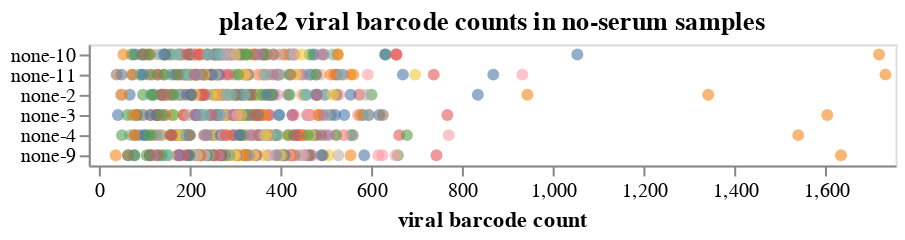

The cell this chart's notebook holds for it:
### Markdown cell above
Compute and plot the no-serum sample viral barcode counts and check if they pass the QC filters.

### Code cell
no_serum_counts = (
    counts.query("serum == 'none'")
    .query("not neut_standard")
    .merge(neut_standard_counts, validate="many_to_one")[
        ["barcode", "strain", "well", "sample_noplate", "count", "neut_standard_count"]
    ]
)

strains = sorted(no_serum_counts["strain"].unique())
strain_selection_dropdown = alt.selection_point(
    fields=["strain"],
    bind=alt.binding_select(
        options=[None] + strains, labels=["all"] + strains, name="virus strain",
    ),
)

# make chart
no_serum_counts_chart = (
    alt.Chart(no_serum_counts)
    .add_params(barcode_selection, strain_selection_dropdown)
    .transform_filter(strain_selection_dropdown)
    .encode(
        alt.X(
            "count", title="viral barcode count", scale=alt.Scale(nice=False, padding=5)
        ),
        alt.Y("sample_noplate", title=None),
        alt.Fill("barcode", legend=None),
        strokeWidth=alt.condition(barcode_selection, alt.value(2), alt.value(0)),
        size=alt.condition(barcode_selection, alt.value(60), alt.value(35)),
        tooltip=no_serum_counts.columns.tolist(),
    )
    .mark_circle(fillOpacity=0.6, stroke="black", strokeOpacity=1)
    .properties(
        height=alt.Step(10),
        width=400,
        title=f"{plate} viral barcode counts in no-serum samples",
    )
    .configure_axis(grid=False)
    .configure_legend(titleLimit=1000)
    .interactive()
)

display(no_serum_counts_chart)

### Figure 1 — Vega-Lite specification as saved in the notebook (floating-point values rounded to 4 significant figures; data arrays with more than 128 entries replaced by an {"elided": "..."} marker saying what was removed)
{"config": {"view": {"continuousWidth": 300, "continuousHeight": 300}, "axis": {"grid": false}, "legend": {"titleLimit": 1000}}, "data": {"name": "data-89c375da796c08aeda8454f1f9e4aec1"}, "mark": {"type": "circle", "fillOpacity": 0.6, "stroke": "black", "strokeOpacity": 1}, "encoding": {"fill": {"field": "barcode", "legend": null, "type": "nominal"}, "size": {"condition": {"param": "param_2", "value": 60, "empty": false}, "value": 35}, "strokeWidth": {"condition": {"param": "param_2", "value": 2, "empty": false}, "value": 0}, "tooltip": [{"field": "barcode", "type": "nominal"}, {"field": "strain", "type": "nominal"}, {"field": "well", "type": "nominal"}, {"field": "sample_noplate", "type": "nominal"}, {"field": "count", "type": "quantitative"}, {"field": "neut_standard_count", "type": "quantitative"}], "x": {"field": "count", "scale": {"nice": false, "padding": 5}, "title": "viral barcode count", "type": "quantitative"}, "y": {"field": "sample_noplate", "title": null, "type": "nominal"}}, "height": {"step": 10}, "params": [{"name": "param_2", "select": {"type": "point", "fields": ["barcode"], "on": "mouseover"}}, {"name": "param_5", "select": {"type": "point", "fields": ["strain"]}, "bind": {"input": "select", "options": [null, "A/Bangladesh/2221/2021", "A/Bangladesh/3210810034/2021", "A/Bangladesh/8002/2021", "A/Bangladesh/8036/2021", "A/Belgium/H0017/2022", "A/Belgium/H0038/2022", "A/Brisbane/02/2018", "A/Brisbane/48/2022", "A/California/07/2009", "A/Chester/5355/2022", "A/Cote_DIvoire/1448/2021", "A/England/220200318/2022", "A/Ghana/138/2020", "A/Ghana/2080/2020", "A/Hawaii/70/2019", "A/India-PUN-NIV328484/2021", "A/India-Pune-Nivcov2221170/2022", "A/India/Pun-NIV312851/2021", "A/Michigan/19/2021", "A/Michigan/45/2015", "A/Newcastle/2/2022", "A/Niger/10217/2021", "A/Nimes/871/2021", "A/Norway/25089/2022", "A/Paris/30353/2021", "A/Paris/31196/2021", "A/Perth/1/2022", "A/SouthAfrica/R14850/2021", "A/SouthAfrica/R16462/2021", "A/Sydney/43/2022", "A/Togo/0274/2021", "A/Togo/0304/2021", "A/Togo/845/2020", "A/Utah/27/2022", "A/Washington/23/2020", "A/Wisconsin/588/2019"], "labels": ["all", "A/Bangladesh/2221/2021", "A/Bangladesh/3210810034/2021", "A/Bangladesh/8002/2021", "A/Bangladesh/8036/2021", "A/Belgium/H0017/2022", "A/Belgium/H0038/2022", "A/Brisbane/02/2018", "A/Brisbane/48/2022", "A/California/07/2009", "A/Chester/5355/2022", "A/Cote_DIvoire/1448/2021", "A/England/220200318/2022", "A/Ghana/138/2020", "A/Ghana/2080/2020", "A/Hawaii/70/2019", "A/India-PUN-NIV328484/2021", "A/India-Pune-Nivcov2221170/2022", "A/India/Pun-NIV312851/2021", "A/Michigan/19/2021", "A/Michigan/45/2015", "A/Newcastle/2/2022", "A/Niger/10217/2021", "A/Nimes/871/2021", "A/Norway/25089/2022", "A/Paris/30353/2021", "A/Paris/31196/2021", "A/Perth/1/2022", "A/SouthAfrica/R14850/2021", "A/SouthAfrica/R16462/2021", "A/Sydney/43/2022", "A/Togo/0274/2021", "A/Togo/0304/2021", "A/Togo/845/2020", "A/Utah/27/2022", "A/Washington/23/2020", "A/Wisconsin/588/2019"], "name": "virus strain"}}, {"name": "param_6", "select": {"type": "interval", "encodings": ["x", "y"]}, "bind": "scales"}], "title": "plate2 viral barcode counts in no-serum samples", "transform": [{"filter": {"param": "param_5"}}], "width": 400, "$schema": "https://vega.github.io/schema/vega-lite/v5.16.3.json", "datasets": {"data-89c375da796c08aeda8454f1f9e4aec1": {"elided": "660 records"}}}
